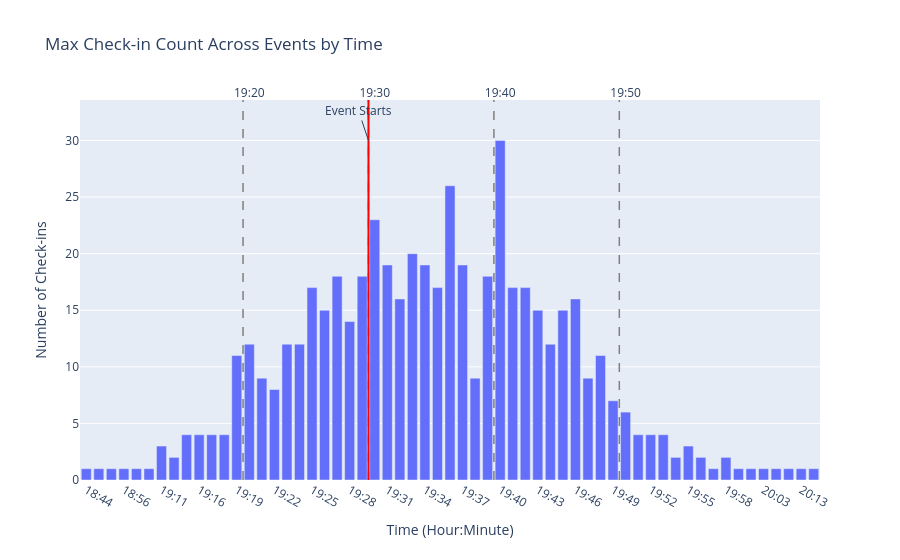

Notebook code for this chart:
### Code cell
# Check-in minute rush & estimate number of staff needed per time slot
# METHOD 1: by taking the max check-in count across events for each time slot (to make sure there's enough staff for the busiest minute in the time slot)
min_rush_contour = min_rush_event.groupby('hr_min', as_index=False)['size'].max()
contour_fig = px.bar(min_rush_contour, x='hr_min', y='size', 
                      category_orders={'hr_min': time_order},
                      title='Max Check-in Count Across Events by Time')
contour_fig.update_xaxes(dtick=3, tickangle=30)
contour_fig.update_layout(xaxis_title='Time (Hour:Minute)', yaxis_title='Number of Check-ins')
# dashed vertical lines
time_labels = time_order
time_ticks = ['19:20', '19:30', '19:40', '19:50']
for t in time_ticks:
    idx = time_labels.index(t)
    contour_fig.add_vline(x=idx-0.5, line_dash='dash', line_color='grey', line_width=1.5)
contour_fig.add_trace(go.Scatter(x=time_ticks, y=[None] * len(time_ticks), xaxis='x2', 
                             showlegend=False, hoverinfo='skip', mode='markers', marker=dict(opacity=0)))
contour_fig.update_layout(xaxis2=dict(overlaying='x', side='top', matches='x', 
                                  tickvals=[time_order.index(t) for t in time_ticks],  # numeric positions of those 4 times
                                  ticktext=time_ticks, showgrid=False,))
# event start time vertical line
def get_x_between(t1, t2):
    return (time_labels.index(t1) + time_labels.index(t2)) / 2
contour_fig.add_vline(x=get_x_between('19:29', '19:30'), line_dash='solid', line_color='red', line_width=2)
contour_fig.add_annotation(x=get_x_between('19:29', '19:30'), y=min_rush_contour['size'].max(), text="Event Starts")
contour_fig

### Figure 1 — Plotly figure (JSON) as saved in the notebook; plotly's stock layout.template omitted (floating-point values rounded to 4 significant figures)
{"data": [{"hovertemplate": "hr_min=%{x}<br>size=%{y}<extra></extra>", "legendgroup": "", "marker": {"color": "#636efa", "pattern": {"shape": ""}}, "name": "", "orientation": "v", "showlegend": false, "textposition": "auto", "type": "bar", "x": ["18:44", "18:49", "18:55", "18:56", "19:05", "19:09", "19:11", "19:13", "19:15", "19:16", "19:17", "19:18", "19:19", "19:20", "19:21", "19:22", "19:23", "19:24", "19:25", "19:26", "19:27", "19:28", "19:29", "19:30", "19:31", "19:32", "19:33", "19:34", "19:35", "19:36", "19:37", "19:38", "19:39", "19:40", "19:41", "19:42", "19:43", "19:44", "19:45", "19:46", "19:47", "19:48", "19:49", "19:50", "19:51", "19:52", "19:53", "19:54", "19:55", "19:56", "19:57", "19:58", "20:00", "20:02", "20:03", "20:04", "20:08", "20:13", "20:14"], "xaxis": "x", "y": [1, 1, 1, 1, 1, 1, 3, 2, 4, 4, 4, 4, 11, 12, 9, 8, 12, 12, 17, 15, 18, 14, 18, 23, 19, 16, 20, 19, 17, 26, 19, 9, 18, 30, 17, 17, 15, 12, 15, 16, 9, 11, 7, 6, 4, 4, 4, 2, 3, 2, 1, 2, 1, 1, 1, 1, 1, 1, 1], "yaxis": "y"}, {"hoverinfo": "skip", "marker": {"opacity": 0}, "mode": "markers", "showlegend": false, "type": "scatter", "x": ["19:20", "19:30", "19:40", "19:50"], "xaxis": "x2", "y": [null, null, null, null]}], "layout": {"annotations": [{"text": "Event Starts", "x": 22.5, "y": 30}], "barmode": "relative", "legend": {"tracegroupgap": 0}, "shapes": [{"line": {"color": "grey", "dash": "dash", "width": 1.5}, "type": "line", "x0": 12.5, "x1": 12.5, "xref": "x", "y0": 0, "y1": 1, "yref": "y domain"}, {"line": {"color": "grey", "dash": "dash", "width": 1.5}, "type": "line", "x0": 22.5, "x1": 22.5, "xref": "x", "y0": 0, "y1": 1, "yref": "y domain"}, {"line": {"color": "grey", "dash": "dash", "width": 1.5}, "type": "line", "x0": 32.5, "x1": 32.5, "xref": "x", "y0": 0, "y1": 1, "yref": "y domain"}, {"line": {"color": "grey", "dash": "dash", "width": 1.5}, "type": "line", "x0": 42.5, "x1": 42.5, "xref": "x", "y0": 0, "y1": 1, "yref": "y domain"}, {"line": {"color": "red", "dash": "solid", "width": 2}, "type": "line", "x0": 22.5, "x1": 22.5, "xref": "x", "y0": 0, "y1": 1, "yref": "y domain"}], "title": {"text": "Max Check-in Count Across Events by Time"}, "xaxis": {"anchor": "y", "categoryarray": ["18:44", "18:49", "18:55", "18:56", "19:05", "19:09", "19:11", "19:13", "19:15", "19:16", "19:17", "19:18", "19:19", "19:20", "19:21", "19:22", "19:23", "19:24", "19:25", "19:26", "19:27", "19:28", "19:29", "19:30", "19:31", "19:32", "19:33", "19:34", "19:35", "19:36", "19:37", "19:38", "19:39", "19:40", "19:41", "19:42", "19:43", "19:44", "19:45", "19:46", "19:47", "19:48", "19:49", "19:50", "19:51", "19:52", "19:53", "19:54", "19:55", "19:56", "19:57", "19:58", "20:00", "20:02", "20:03", "20:04", "20:08", "20:13", "20:14"], "categoryorder": "array", "domain": [0, 1], "dtick": 3, "tickangle": 30, "title": {"text": "Time (Hour:Minute)"}}, "xaxis2": {"matches": "x", "overlaying": "x", "showgrid": false, "side": "top", "ticktext": ["19:20", "19:30", "19:40", "19:50"], "tickvals": [13, 23, 33, 43]}, "yaxis": {"anchor": "x", "domain": [0, 1], "title": {"text": "Number of Check-ins"}}}}
